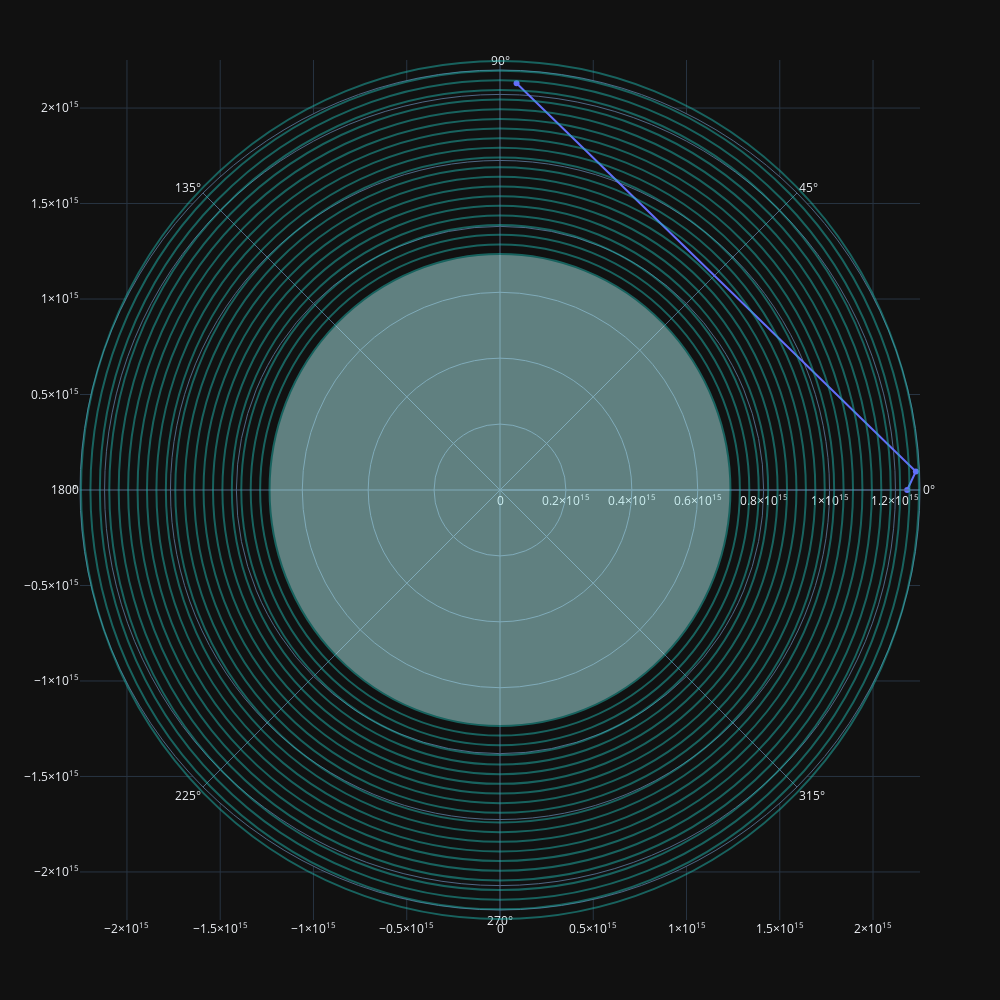

Here is the notebook cell this chart was saved with:
### Code cell
r = sim.runner.rpacket_tracker[0].r
mu = sim.runner.rpacket_tracker[0].mu
theta = get_thetas(r,mu)

# Converting theta array from radians to degrees
theta=(np.array(theta)*180)/(math.pi)

# Creating dataframe for r and theta values
df = pd.DataFrame(r,columns=['r'])
df['theta']=theta

# Creating polar diagram
fig = px.line_polar(df,r="r",theta="theta",start_angle=0, direction="counterclockwise", markers=True, template="plotly_dark")

# Adding photosphere and the shell to the figure
for i in range(len(sim.model.radius.value)):
    if i==0:
        fig.add_shape(type="circle",
            xref="x", yref="y",
            x0=-1*sim.model.radius.value[i], y0=-1*sim.model.radius.value[i], x1=sim.model.radius.value[i], y1=sim.model.radius.value[i],
            line_color="LightSeaGreen",
            fillcolor="PaleTurquoise",
            opacity=0.5
        )
    else:
        fig.add_shape(type="circle",
            xref="x", yref="y",
            x0=-1*sim.model.radius.value[i], y0=-1*sim.model.radius.value[i], x1=sim.model.radius.value[i], y1=sim.model.radius.value[i],
            line_color="LightSeaGreen",
            opacity=0.5
        )

# Setting layout width
fig.update_layout(width=1000, height=1000)

fig.show()

### Figure 1 — Plotly figure (JSON) as saved in the notebook; plotly's stock layout.template omitted (floating-point values rounded to 4 significant figures)
{"data": [{"hovertemplate": "r=%{r}<br>theta=%{theta}<extra></extra>", "legendgroup": "", "line": {"color": "#636efa", "dash": "solid"}, "marker": {"symbol": "circle"}, "mode": "markers+lines", "name": "", "r": [1235520000000000, 1263000000000000.0, 1235520000000000], "showlegend": false, "subplot": "polar", "theta": [0, 2.541, 87.67], "type": "scatterpolar"}], "layout": {"height": 1000, "legend": {"tracegroupgap": 0}, "margin": {"t": 60}, "polar": {"angularaxis": {"direction": "counterclockwise", "rotation": 0}, "domain": {"x": [0, 1], "y": [0, 1]}}, "shapes": [{"fillcolor": "PaleTurquoise", "line": {"color": "LightSeaGreen"}, "opacity": 0.5, "type": "circle", "x0": -1235520000000000, "x1": 1235520000000000, "xref": "x", "y0": -1235520000000000, "y1": 1235520000000000, "yref": "y"}, {"line": {"color": "LightSeaGreen"}, "opacity": 0.5, "type": "circle", "x0": -1286064000000000, "x1": 1286064000000000, "xref": "x", "y0": -1286064000000000, "y1": 1286064000000000, "yref": "y"}, {"line": {"color": "LightSeaGreen"}, "opacity": 0.5, "type": "circle", "x0": -1336608000000000, "x1": 1336608000000000, "xref": "x", "y0": -1336608000000000, "y1": 1336608000000000, "yref": "y"}, {"line": {"color": "LightSeaGreen"}, "opacity": 0.5, "type": "circle", "x0": -1387152000000000, "x1": 1387152000000000, "xref": "x", "y0": -1387152000000000, "y1": 1387152000000000, "yref": "y"}, {"line": {"color": "LightSeaGreen"}, "opacity": 0.5, "type": "circle", "x0": -1437696000000000, "x1": 1437696000000000, "xref": "x", "y0": -1437696000000000, "y1": 1437696000000000, "yref": "y"}, {"line": {"color": "LightSeaGreen"}, "opacity": 0.5, "type": "circle", "x0": -1488240000000000, "x1": 1488240000000000, "xref": "x", "y0": -1488240000000000, "y1": 1488240000000000, "yref": "y"}, {"line": {"color": "LightSeaGreen"}, "opacity": 0.5, "type": "circle", "x0": -1538784000000000, "x1": 1538784000000000, "xref": "x", "y0": -1538784000000000, "y1": 1538784000000000, "yref": "y"}, {"line": {"color": "LightSeaGreen"}, "opacity": 0.5, "type": "circle", "x0": -1589328000000000, "x1": 1589328000000000, "xref": "x", "y0": -1589328000000000, "y1": 1589328000000000, "yref": "y"}, {"line": {"color": "LightSeaGreen"}, "opacity": 0.5, "type": "circle", "x0": -1639872000000000, "x1": 1639872000000000, "xref": "x", "y0": -1639872000000000, "y1": 1639872000000000, "yref": "y"}, {"line": {"color": "LightSeaGreen"}, "opacity": 0.5, "type": "circle", "x0": -1690416000000000, "x1": 1690416000000000, "xref": "x", "y0": -1690416000000000, "y1": 1690416000000000, "yref": "y"}, {"line": {"color": "LightSeaGreen"}, "opacity": 0.5, "type": "circle", "x0": -1740960000000000, "x1": 1740960000000000, "xref": "x", "y0": -1740960000000000, "y1": 1740960000000000, "yref": "y"}, {"line": {"color": "LightSeaGreen"}, "opacity": 0.5, "type": "circle", "x0": -1791504000000000, "x1": 1791504000000000, "xref": "x", "y0": -1791504000000000, "y1": 1791504000000000, "yref": "y"}, {"line": {"color": "LightSeaGreen"}, "opacity": 0.5, "type": "circle", "x0": -1842048000000000, "x1": 1842048000000000, "xref": "x", "y0": -1842048000000000, "y1": 1842048000000000, "yref": "y"}, {"line": {"color": "LightSeaGreen"}, "opacity": 0.5, "type": "circle", "x0": -1892592000000000, "x1": 1892592000000000, "xref": "x", "y0": -1892592000000000, "y1": 1892592000000000, "yref": "y"}, {"line": {"color": "LightSeaGreen"}, "opacity": 0.5, "type": "circle", "x0": -1943136000000000, "x1": 1943136000000000, "xref": "x", "y0": -1943136000000000, "y1": 1943136000000000, "yref": "y"}, {"line": {"color": "LightSeaGreen"}, "opacity": 0.5, "type": "circle", "x0": -1993680000000000, "x1": 1993680000000000, "xref": "x", "y0": -1993680000000000, "y1": 1993680000000000, "yref": "y"}, {"line": {"color": "LightSeaGreen"}, "opacity": 0.5, "type": "circle", "x0": -2044224000000000, "x1": 2044224000000000, "xref": "x", "y0": -2044224000000000, "y1": 2044224000000000, "yref": "y"}, {"line": {"color": "LightSeaGreen"}, "opacity": 0.5, "type": "circle", "x0": -2094768000000000, "x1": 2094768000000000, "xref": "x", "y0": -2094768000000000, "y1": 2094768000000000, "yref": "y"}, {"line": {"color": "LightSeaGreen"}, "opacity": 0.5, "type": "circle", "x0": -2145312000000000, "x1": 2145312000000000, "xref": "x", "y0": -2145312000000000, "y1": 2145312000000000, "yref": "y"}, {"line": {"color": "LightSeaGreen"}, "opacity": 0.5, "type": "circle", "x0": -2195856000000000, "x1": 2195856000000000, "xref": "x", "y0": -2195856000000000, "y1": 2195856000000000, "yref": "y"}, {"line": {"color": "LightSeaGreen"}, "opacity": 0.5, "type": "circle", "x0": -2246400000000000, "x1": 2246400000000000, "xref": "x", "y0": -2246400000000000, "y1": 2246400000000000, "yref": "y"}], "width": 1000}}
